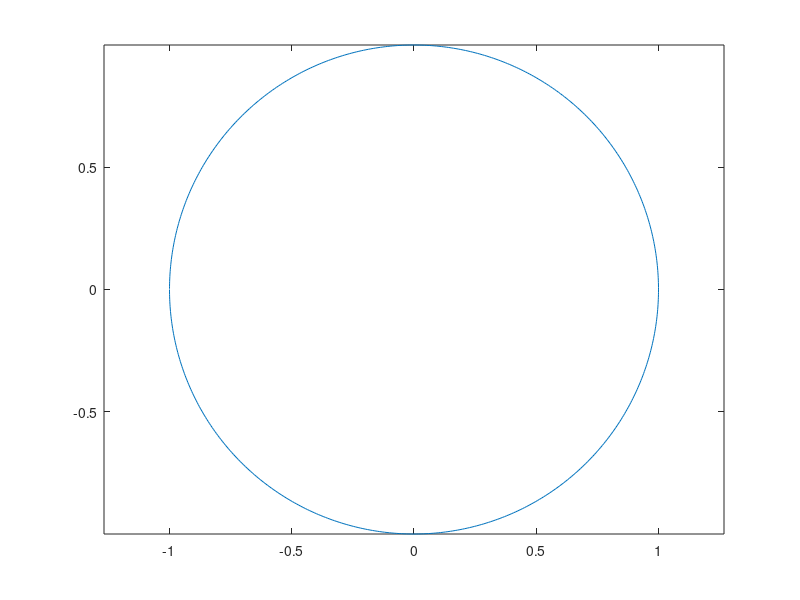

MATLAB code for this plot:
%a=5; % horizontal radius
%b=10; % vertical radius
a =1;
b=1;
x0=0; % x0,y0 ellipse centre coordinates
y0=0;
t=-pi:0.01:pi;
x=x0+a*cos(t);
y=y0+b*sin(t);
plot(x,y);
axis equal